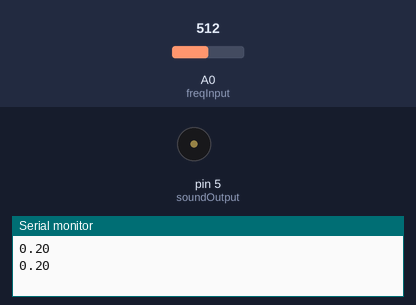
A sketch run on a simulated Arduino Uno, built with avr-gcc and run on an emulated ATmega328P. On the bench: buzzer (waves = sounding), the last lines printed to the serial monitor. The test bench sets the inputs (shaded band); at power-on: A0 (freqInput) = 512.

Above: at 0.01 s.
At 1.2 s:
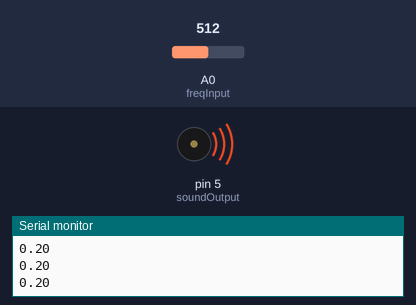
1.3 s: A0 (freqInput) set to 0
At 1.8 s:
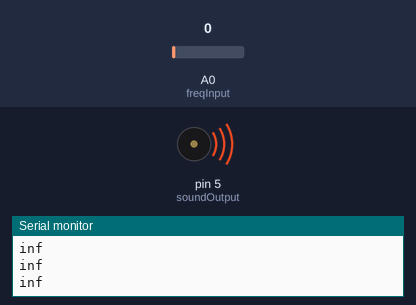
Timing chart, 0 to 4.3 s (numbered marks = the images above; inputs shaded):
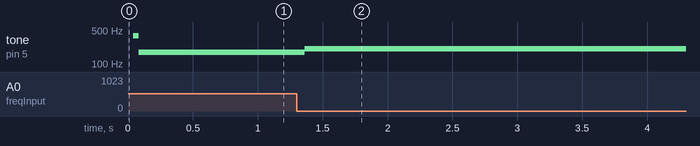

Measured:
- after the input at 1.3 s, tone on pin 5 (soundOutput): 176 Hz → 208 Hz after 0.06 s

The sketch:

theremin.ino
```cpp
int freqInput = A0;
int volInput = A1;
int soundOutput = 5;

int currentFrequency = 0; // Hz
float currentPeriod = 0; // ms
int maxFrequency = 5000;

void setup() {
  // put your setup code here, to run once:
  pinMode(soundOutput, OUTPUT);
  Serial.begin(9600);

}

void loop() {
  // put your main code here, to run repeatedly:
  while (true) {
    currentFrequency = (analogRead(freqInput)/1024.0) * maxFrequency;
    currentPeriod = 500.0/currentFrequency;
    delay(currentPeriod);
    Serial.println(currentPeriod);
    digitalWrite(5, LOW);
    delay(currentPeriod);
    digitalWrite(5, HIGH);
  }


}
```
